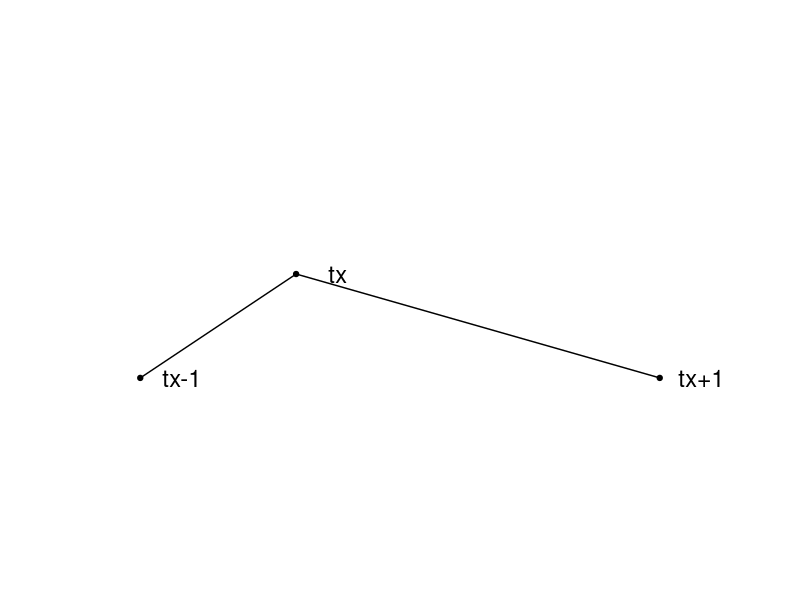

R code for this plot: (Note: this script raises an error after producing the figure.)
## ---- chunk 1
#| file: "solutions/week2/task_1.R"
#| echo: true
#| results: "hide"

## ---- chunk 2
#| file: "solutions/week2/task_2.R"
#| echo: false
#| output: false

## ---- chunk 3
#| file: "solutions/week2/task_3.R"
#| echo: false
#| include: false

## ---- chunk 4
#| echo: false
#| out-width: 50%
#| fig-align: center
#| output: false
library(dplyr)
library(ggplot2)
tribble(
  ~time, ~x, ~y,
  "tx-1", 0, 0,
  "tx", .3, .2,
  "tx+1", 1, 0
) |>
ggplot(aes(x,y)) +
geom_point() +
geom_path() +
geom_text(aes(label = time), nudge_x = .08, nudge_y = .00, size = 6) +
coord_fixed(xlim = c(-.2,1.2), ylim = c(-.1, .4)) +

theme_void()


## ---- chunk 5
#| file: "solutions/week2/task_4.R"
#| echo: false
#| include: false

## ---- chunk 6
#| echo: true
#| collapse: true

nrow(caro)
nrow(caro_3)
nrow(caro_6)
nrow(caro_9)
## ---- chunk 7
#| file: "solutions/week2/task_4.R"
#| echo: false

